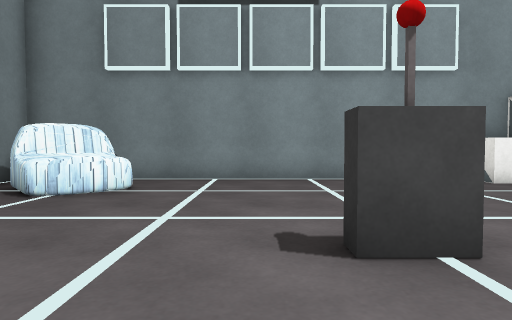
view 1 (above)

12 first-person views from a walk through a Unity game level. The camera is 0.44 m above the floor, tilts 2° down and sees 75° across. The floor is counted in squares, 0.5 m on a side. Each view is taken from the middle of a square. On the plan, view 1 faces up. The plan holds only what a view shows up to about 12 squares ahead; the rest is blank. The place goes on beyond the plan. Some animated figures are not drawn. Surface patterns are stand-ins for the level's own textures.

view 2
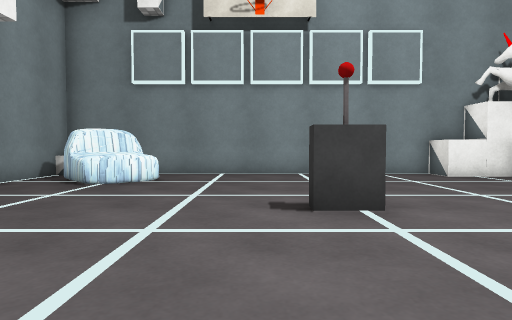

view 3
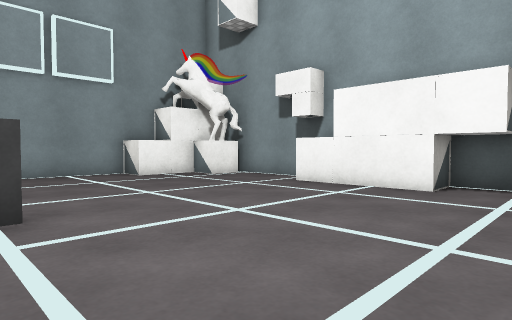

view 4
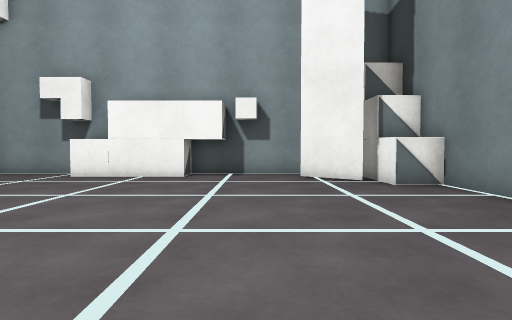

view 5
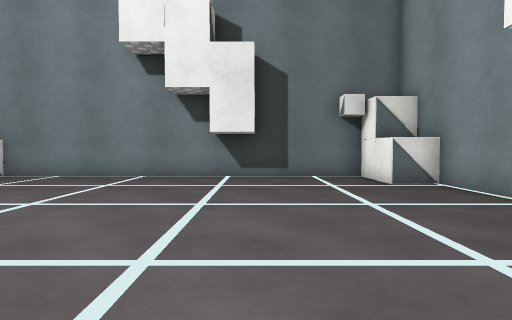

view 6
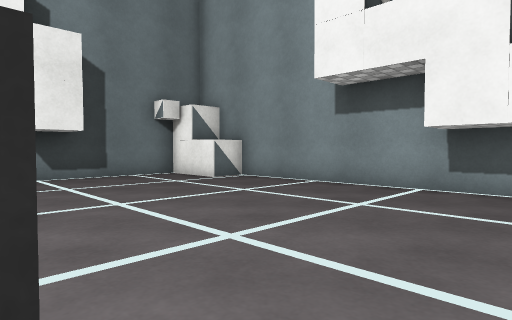

view 7
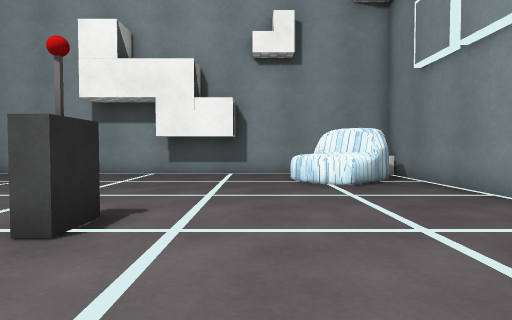

view 8
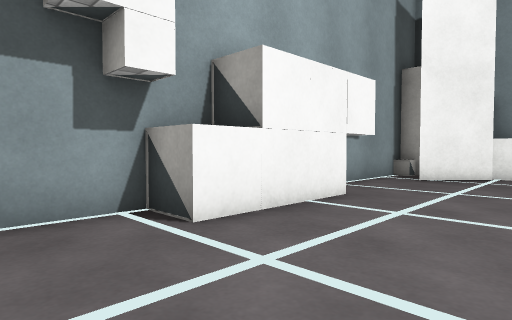

view 9
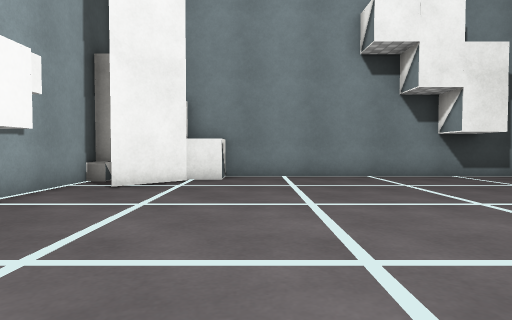

view 10
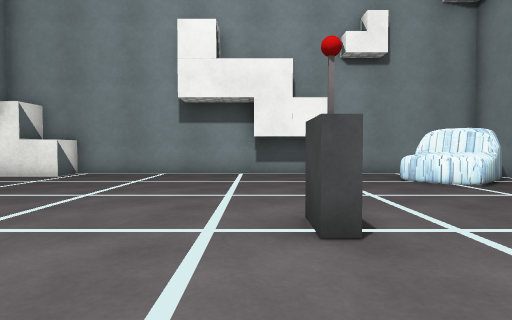

view 11
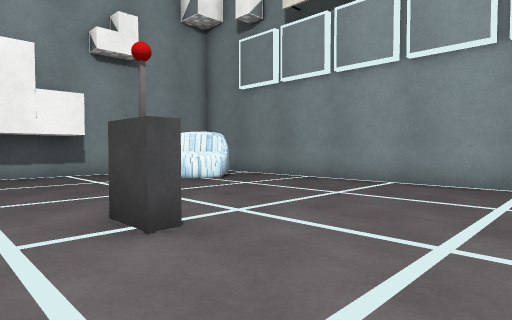

view 12
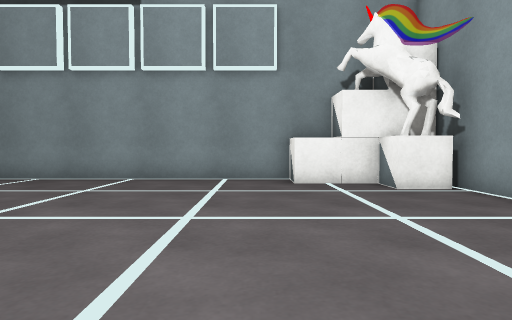

### Floor plan
Points are (right, up) in squares from view 1. A wall is a line through its corners. A room is listed if a view was taken in it or the views show most of it. See-through windows are left out.
Room 1 (views 1, 2, 3, 4, 5, 6, 7, 8, 9, 10, 11, 12)
walls: (-5.3, 3.9) (-5.3, 1.9); (8.2, 2.5) (9.4, 2.5); (9.5, 3) (9.5, 8.4); (9.4, -0.9) (8.3, -0.9) (8.3, 3.7) (9.5, 3.7); (6.8, -4.8) (8.3, -3.3); (9.2, 7.1) (8.1, 7.1) (8.1, 8.4); (-6.5, -4.2) (-5.3, -4.2) (-5.3, -6.5) (7.2, -6.5); (7.2, 9.5) (-6.5, 9.5) (-6.5, -5.3) (-5.3, -5.3); (6, -6.5) (6, -5.3) (8.4, -5.3); (8.6, 8.3) (6, 8.3) (6, 9.5); (9.5, -5.3) (9.5, 0.2)
objects: other object (-5, 6) to (-3, 8); other object (1, 3) to (2, 3)

Positions as (right, up) in squares from view 1, and headings:
1: (0, 0), facing up
2: (0, -2), facing up
3: (1, -2), facing up-right
4: (-2, -2), facing right
5: (-2, 4), facing down
6: (1, 4), facing down-left
7: (5, 5), facing left
8: (5, 6), facing down-right
9: (5, 4), facing down
10: (5, 2), facing left
11: (5, 1), facing up-left
12: (5, 0), facing up
